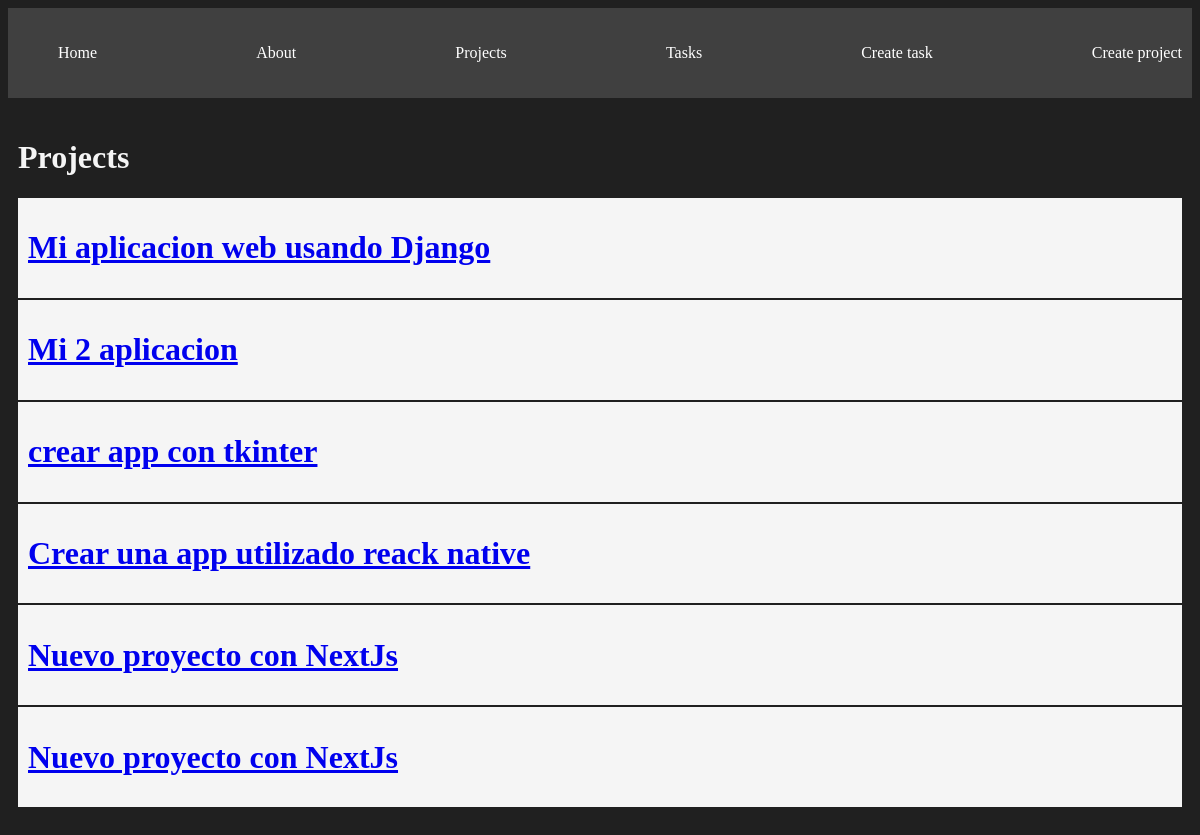
The app's page /projects/, older data.
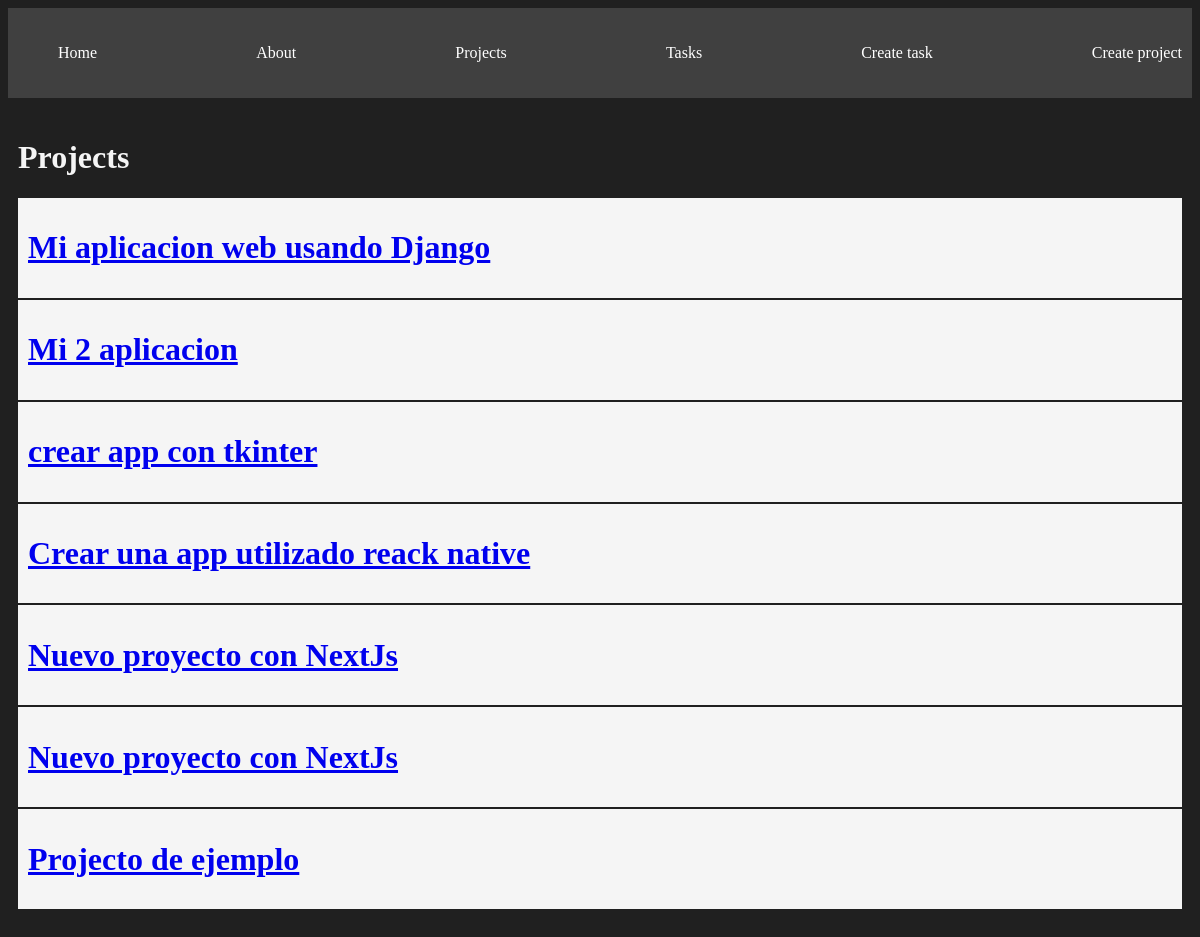
The same page, newer data.
### myapp/models.py (models this page shows, shortened)
class Project(models.Model):
    name = models.CharField(max_length=100)

### myapp/views.py (the view)
# urls.py: path('projects/', views.projects, name='projects'),
def projects(request):
    projects = Project.objects.all()
    return render(request, "projects/projects.html", {
        "projects": projects
    })

### myapp/templates/projects/projects.html
{% extends 'layouts/base.html' %}
{% block content %}
    <h1>Projects</h1>
    {% for project in projects %}
    <div class="card">
        <a href="{% url 'project_detail' project.id %}"><h1>{{project.name}}</h1></a>
    </div>
    {% endfor %}
{% endblock %}

Row changes from the older to the newer data that the page shows:
added Project: name "Projecto de ejemplo"
